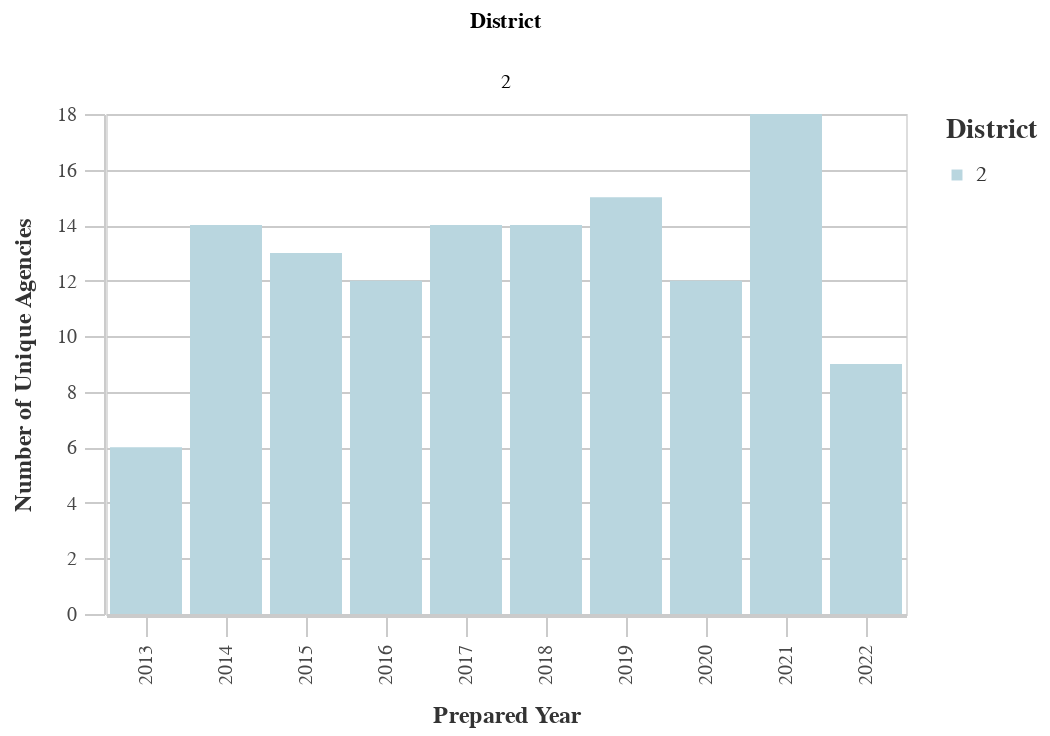

Notebook source saved alongside this figure:
### Code cell
#Unique Prefixes by Dist
dist_years_prefix = ((
        df
        >> group_by(_.prepared_y, _.dist)
        >> summarize(n=_.prefix.nunique())
        >> arrange(-_.prepared_y)
    ).rename(columns={'dist':'District', 'n':'Count'}))

chart11 = (alt.Chart(dist_years_prefix).mark_bar().encode(
        column='District:N',
        x=alt.X('prepared_y:O', title='Prepared Year'),
        y=alt.Y('Count:Q', title='Number of Unique Agencies'),
        color = alt.Color("District:N", 
                              scale=alt.Scale(
                                  range=altair_utils.CALITP_SEQUENTIAL_COLORS),  
                               legend=alt.Legend(title="District")
                              )
                              ))
chart11 = styleguide.preset_chart_config(chart11)
chart11 = _dla_utils_reports.add_tooltip(chart11, 'prepared_y','Count')
    
display(HTML("<h4><strong>Number of Unique Prefix Codes by District</strong></h4>"))
chart11

### Figure 1 — Vega-Lite specification as saved in the notebook (floating-point values rounded to 4 significant figures)
{"config": {"view": {"continuousWidth": 400, "continuousHeight": 300}, "axis": {"domainColor": "#cbcbcb", "grid": true, "gridColor": "#cbcbcb", "gridWidth": 1, "labelColor": "#474747", "labelFont": "Nunito Sans", "labelFontSize": 10, "labelPadding": 4, "tickColor": "#cbcbcb", "tickSize": 10, "titleColor": "#333", "titleFont": "Raleway", "titleFontSize": 12, "titlePadding": 10}, "axisBand": {"grid": false}, "background": "white", "font": "Raleway", "header": {"labelFont": "Nunito Sans", "titleFont": "Raleway"}, "legend": {"labelColor": "#333", "labelFont": "Nunito Sans", "labelFontSize": 11, "labelLimit": 0, "padding": 1, "symbolSize": 30, "symbolType": "square", "titleColor": "#333", "titleFont": "Raleway", "titleFontSize": 14, "titlePadding": 10}, "title": {"anchor": "middle", "font": "Raleway", "fontSize": 18, "fontWeight": 300, "offset": 20}}, "data": {"name": "data-5a9da386f855baf15771d9232a9fdad9"}, "mark": "bar", "encoding": {"color": {"field": "District", "legend": {"title": "District"}, "scale": {"range": ["#B9D6DF", "#8CBCCB", "#2EA8CE", "#136C97", "#0B405B"]}, "type": "nominal"}, "column": {"field": "District", "type": "nominal"}, "tooltip": [{"field": "prepared_y", "type": "quantitative"}, {"field": "Count", "type": "quantitative"}], "x": {"field": "prepared_y", "title": "Prepared Year", "type": "ordinal"}, "y": {"field": "Count", "title": "Number of Unique Agencies", "type": "quantitative"}}, "height": 250, "width": 400, "$schema": "https://vega.github.io/schema/vega-lite/v4.17.0.json", "datasets": {"data-5a9da386f855baf15771d9232a9fdad9": [{"prepared_y": 2022.0, "District": 2, "Count": 9}, {"prepared_y": 2021.0, "District": 2, "Count": 18}, {"prepared_y": 2020.0, "District": 2, "Count": 12}, {"prepared_y": 2019.0, "District": 2, "Count": 15}, {"prepared_y": 2018.0, "District": 2, "Count": 14}, {"prepared_y": 2017.0, "District": 2, "Count": 14}, {"prepared_y": 2016.0, "District": 2, "Count": 12}, {"prepared_y": 2015.0, "District": 2, "Count": 13}, {"prepared_y": 2014.0, "District": 2, "Count": 14}, {"prepared_y": 2013.0, "District": 2, "Count": 6}]}}
